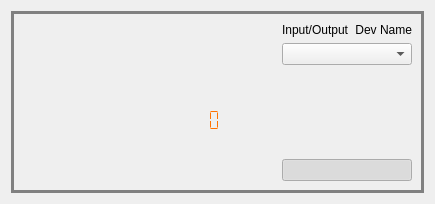
<?xml version="1.0" encoding="UTF-8"?>
<ui version="4.0">
 <class>DigitalChannel</class>
 <widget class="QWidget" name="DigitalChannel">
  <property name="geometry">
   <rect>
    <x>0</x>
    <y>0</y>
    <width>435</width>
    <height>204</height>
   </rect>
  </property>
  <property name="sizePolicy">
   <sizepolicy hsizetype="Expanding" vsizetype="Fixed">
    <horstretch>10</horstretch>
    <verstretch>10</verstretch>
   </sizepolicy>
  </property>
  <property name="windowTitle">
   <string>Form</string>
  </property>
  <property name="styleSheet">
   <string notr="true"/>
  </property>
  <layout class="QVBoxLayout" name="verticalLayout_3">
   <item>
    <widget class="QFrame" name="channelControlFrame">
     <property name="styleSheet">
      <string notr="true">QWidget#channelControlFrame{border: 3px solid grey;}</string>
     </property>
     <layout class="QHBoxLayout" name="channelControlLayout" stretch="1,1,1">
      <item>
       <widget class="adiscope::Sismograph" name="sismograph">
        <property name="sizePolicy">
         <sizepolicy hsizetype="Preferred" vsizetype="Preferred">
          <horstretch>0</horstretch>
          <verstretch>0</verstretch>
         </sizepolicy>
        </property>
        <property name="frameShape">
         <enum>QFrame::NoFrame</enum>
        </property>
       </widget>
      </item>
      <item>
       <layout class="QVBoxLayout" name="verticalLayout_2" stretch="2,0,1">
        <property name="sizeConstraint">
         <enum>QLayout::SetMaximumSize</enum>
        </property>
        <item>
         <spacer name="verticalSpacer">
          <property name="orientation">
           <enum>Qt::Vertical</enum>
          </property>
          <property name="sizeHint" stdset="0">
           <size>
            <width>20</width>
            <height>40</height>
           </size>
          </property>
         </spacer>
        </item>
        <item>
         <widget class="adiscope::LcdNumber" name="LcdNumber">
          <property name="sizePolicy">
           <sizepolicy hsizetype="MinimumExpanding" vsizetype="Minimum">
            <horstretch>0</horstretch>
            <verstretch>0</verstretch>
           </sizepolicy>
          </property>
          <property name="minimumSize">
           <size>
            <width>0</width>
            <height>0</height>
           </size>
          </property>
          <property name="styleSheet">
           <string notr="true">QLCDNumber { color: #ff7200; }</string>
          </property>
          <property name="frameShape">
           <enum>QFrame::NoFrame</enum>
          </property>
          <property name="digitCount">
           <number>1</number>
          </property>
          <property name="segmentStyle">
           <enum>QLCDNumber::Flat</enum>
          </property>
         </widget>
        </item>
        <item>
         <widget class="adiscope::CustomScale" name="scaleChannel" native="true">
          <property name="sizePolicy">
           <sizepolicy hsizetype="Minimum" vsizetype="Minimum">
            <horstretch>150</horstretch>
            <verstretch>100</verstretch>
           </sizepolicy>
          </property>
          <property name="minimumSize">
           <size>
            <width>0</width>
            <height>0</height>
           </size>
          </property>
          <property name="font">
           <font>
            <pointsize>5</pointsize>
            <kerning>true</kerning>
           </font>
          </property>
          <property name="lowerBound" stdset="0">
           <double>-0.100000000000000</double>
          </property>
          <property name="upperBound" stdset="0">
           <double>0.100000000000000</double>
          </property>
          <property name="scaleMaxMajor" stdset="0">
           <number>5</number>
          </property>
          <property name="scaleMaxMinor" stdset="0">
           <number>5</number>
          </property>
          <property name="borderWidth" stdset="0">
           <number>0</number>
          </property>
         </widget>
        </item>
       </layout>
      </item>
      <item>
       <layout class="QVBoxLayout" name="verticalLayout">
        <property name="sizeConstraint">
         <enum>QLayout::SetMaximumSize</enum>
        </property>
        <item>
         <layout class="QHBoxLayout" name="horizontalLayout">
          <item>
           <widget class="QLabel" name="m_channelType">
            <property name="text">
             <string>Input/Output</string>
            </property>
           </widget>
          </item>
          <item>
           <widget class="QLabel" name="m_channelName">
            <property name="layoutDirection">
             <enum>Qt::RightToLeft</enum>
            </property>
            <property name="text">
             <string>Dev Name</string>
            </property>
            <property name="alignment">
             <set>Qt::AlignRight|Qt::AlignTrailing|Qt::AlignVCenter</set>
            </property>
           </widget>
          </item>
         </layout>
        </item>
        <item>
         <widget class="QComboBox" name="configModes">
          <property name="sizePolicy">
           <sizepolicy hsizetype="Minimum" vsizetype="Fixed">
            <horstretch>170</horstretch>
            <verstretch>0</verstretch>
           </sizepolicy>
          </property>
         </widget>
        </item>
        <item>
         <spacer name="verticalSpacer_2">
          <property name="orientation">
           <enum>Qt::Vertical</enum>
          </property>
          <property name="sizeHint" stdset="0">
           <size>
            <width>20</width>
            <height>40</height>
           </size>
          </property>
         </spacer>
        </item>
        <item>
         <widget class="adiscope::CustomSwitch" name="customSwitch">
          <property name="sizePolicy">
           <sizepolicy hsizetype="Minimum" vsizetype="Fixed">
            <horstretch>170</horstretch>
            <verstretch>0</verstretch>
           </sizepolicy>
          </property>
          <property name="checkable">
           <bool>true</bool>
          </property>
          <property name="checked">
           <bool>true</bool>
          </property>
         </widget>
        </item>
       </layout>
      </item>
     </layout>
    </widget>
   </item>
  </layout>
 </widget>
 <customwidgets>
  <customwidget>
   <class>adiscope::CustomSwitch</class>
   <extends>QPushButton</extends>
   <header>gui/customSwitch.hpp</header>
  </customwidget>
  <customwidget>
   <class>QwtThermo</class>
   <extends>QWidget</extends>
   <header>qwt_thermo.h</header>
  </customwidget>
  <customwidget>
   <class>adiscope::LcdNumber</class>
   <extends>QLCDNumber</extends>
   <header>lcdNumber.hpp</header>
  </customwidget>
  <customwidget>
   <class>adiscope::Sismograph</class>
   <extends>QFrame</extends>
   <header>sismograph.hpp</header>
   <container>1</container>
  </customwidget>
  <customwidget>
   <class>adiscope::CustomScale</class>
   <extends>QwtThermo</extends>
   <header>customScale.hpp</header>
  </customwidget>
 </customwidgets>
 <resources/>
 <connections/>
</ui>
